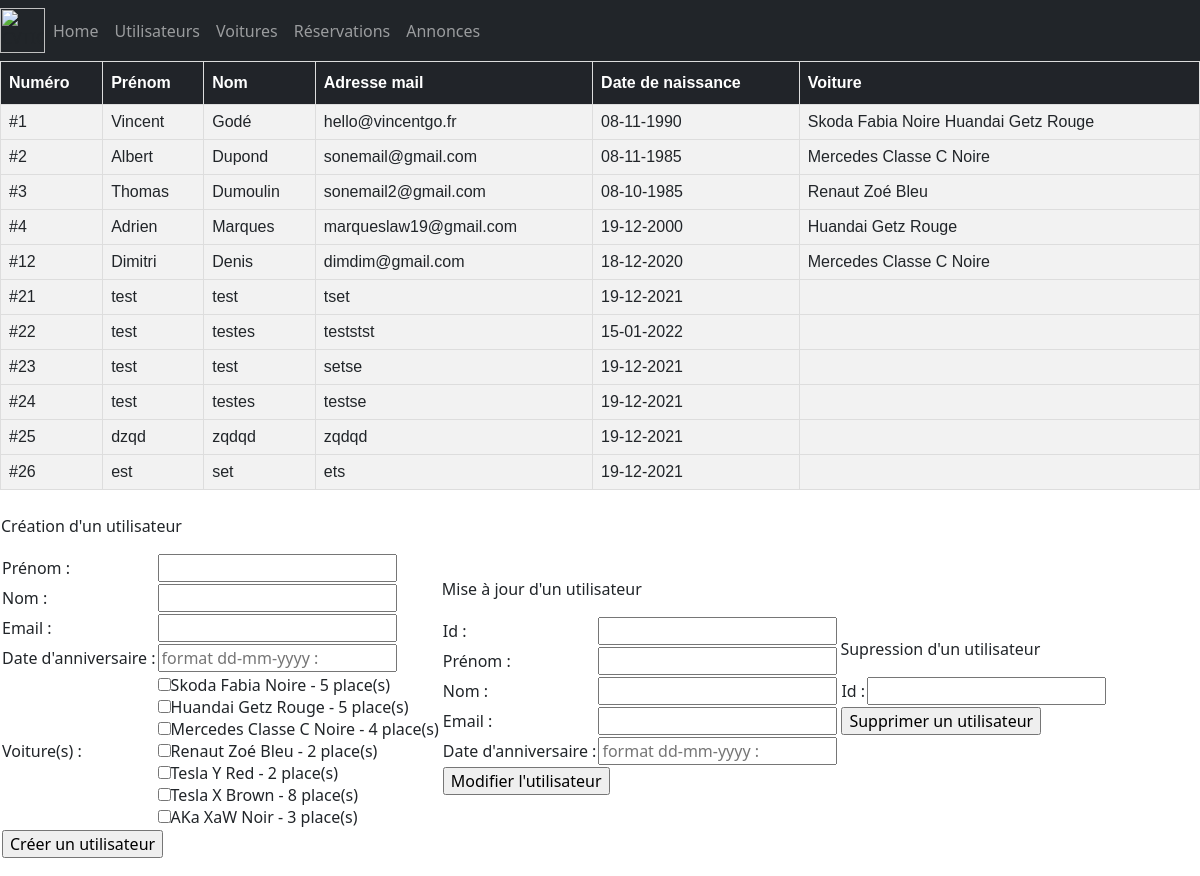
The app's page /users_crud.php, older data.
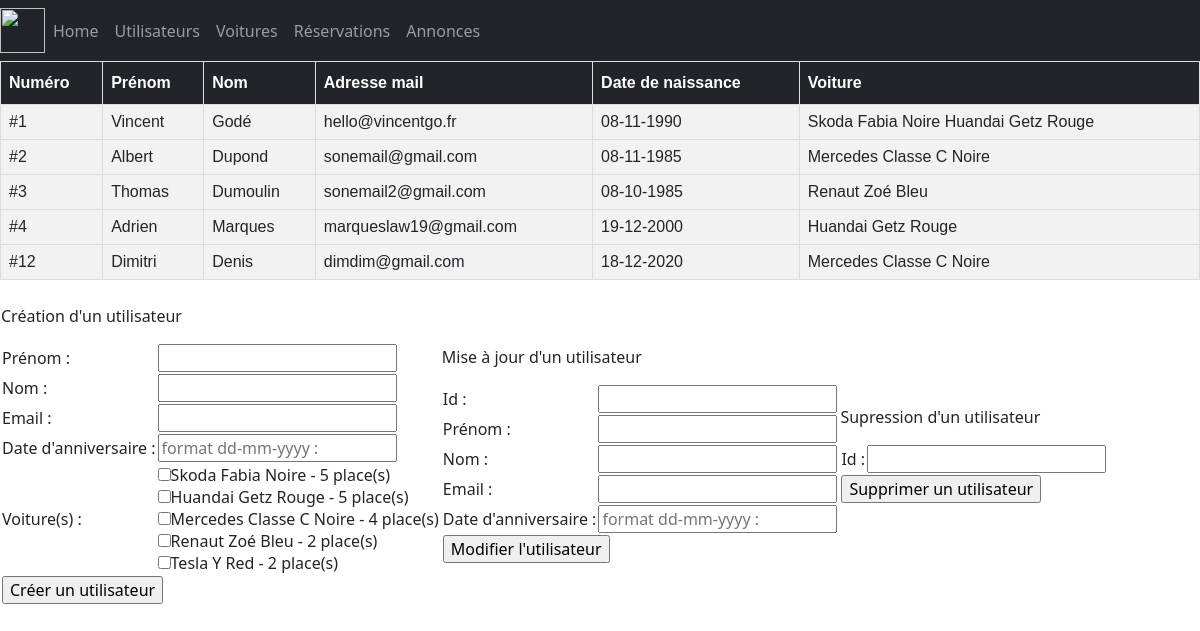
The same page, newer data.
### tables this page shows
CREATE TABLE `users` (
  `id` int NOT NULL,
  `firstname` varchar(255) NOT NULL,
  `lastname` varchar(255) NOT NULL,
  `email` varchar(255) NOT NULL,
  `birthday` datetime NOT NULL
);

CREATE TABLE `cars` (
  `id` int NOT NULL,
  `brand` varchar(255) NOT NULL,
  `model` varchar(255) NOT NULL,
  `color` varchar(255) NOT NULL,
  `nbrSlots` int NOT NULL
);

### class/Services/DataBaseService.php (called while the page is built, shortened)
<?php
class DataBaseService
{
    private $connection;
    public function __construct()
    {
        try {
            $this->connection = new PDO(
                'mysql:host=' . self::HOST . ';port=' . self::PORT . ';dbname=' . self::DATABASE_NAME,
                self::MYSQL_USER,
                self::MYSQL_PASSWORD
            );
            $this->connection->exec("SET CHARACTER SET utf8");
        } catch (Exception $e) {
            echo 'Erreur : ' . $e->getMessage();
        }
    }
    public function getUsers(): array
    {
        $users = [];
        $sql = 'SELECT * FROM users';
        $query = $this->connection->query($sql);
        $results = $query->fetchAll(PDO::FETCH_ASSOC);
        if (!empty($results)) {
            $users = $results;
        }
        return $users;
    }
    public function getUserCars(string $userId): array
    {
        $userCars = [];
        $data = [
            'userId' => $userId,
        ];
        $sql = '
            SELECT c.*
            FROM cars as c
            LEFT JOIN users_cars as uc ON uc.car_id = c.id
            WHERE uc.user_id = :userId';
        $query = $this->connection->prepare($sql);
        $query->execute($data);
        $results = $query->fetchAll(PDO::FETCH_ASSOC);
        if (!empty($results)) {
            $userCars = $results;
        }
        return $userCars;
    }
    public function getCars(): array
    {
        $cars = [];
        $sql = 'SELECT * FROM cars';
        $query = $this->connection->query($sql);
        $results = $query->fetchAll(PDO::FETCH_ASSOC);
        if (!empty($results)) {
            $cars = $results;
        }
        return $cars;
    }
}

### class/Services/UsersService.php (called while the page is built, shortened)
<?php
class UsersService
{
    public function getUsers(): array
    {
        $users = [];
        $dataBaseService = new DataBaseService();
        $usersDTO = $dataBaseService->getUsers();
        if (!empty($usersDTO)) {
            foreach ($usersDTO as $userDTO) {
                $user = new User();
                $user->setId($userDTO['id']);
                $user->setFirstname($userDTO['firstname']);
                $user->setLastname($userDTO['lastname']);
                $user->setEmail($userDTO['email']);
                $date = new DateTime($userDTO['birthday']);
                if ($date !== false) {
                    $user->setbirthday($date);
                }
                $cars = $this->getUserCars($userDTO['id']);
                $user->setCars($cars);
                $users[] = $user;
            }
        }
        return $users;
    }
    public function getUserCars(string $userId): array
    {
        $userCars = [];
        $dataBaseService = new DataBaseService();
        $usersCarsDTO = $dataBaseService->getUserCars($userId);
        if (!empty($usersCarsDTO)) {
            foreach ($usersCarsDTO as $userCarDTO) {
                $car = new Car();
                $car->setId($userCarDTO['id']);
                $car->setBrand($userCarDTO['brand']);
                $car->setModel($userCarDTO['model']);
                $car->setColor($userCarDTO['color']);
                $car->setNbrSlots($userCarDTO['nbrSlots']);
                $userCars[] = $car;
            }
        }
        return $userCars;
    }
}

### class/Services/CarsService.php (called while the page is built, shortened)
<?php
class CarsService
{
    public function getCars(): array
    {
        $cars = [];
        $dataBaseService = new DataBaseService();
        $carsDTO = $dataBaseService->getCars();
        if (!empty($carsDTO)) {
            foreach ($carsDTO as $carDTO) {
                $car = new Car();
                $car->setId($carDTO['id']);
                $car->setBrand($carDTO['brand']);
                $car->setModel($carDTO['model']);
                $car->setColor($carDTO['color']);
                $car->setNbrSlots($carDTO['nbrSlots']);
                $cars[] = $car;
            }
        }
        return $cars;
    }
}

### class/Entities/Car.php (called while the page is built, shortened)
<?php
class Car
{
    private $id;
    private $brand;
    private $model;
    private $color;
    private $nbrSlots;
    public function getId(): string
    {
        return $this->id;
    }
    public function setId(string $id): self
    {
        $this->id = $id;
        return $this;
    }
    public function getBrand(): string
    {
        return $this->brand;
    }
    public function setBrand(string $brand): self
    {
        $this->brand = $brand;
        return $this;
    }
    public function getModel(): string
    {
        return $this->model;
    }
    public function setModel(string $model): self
    {
        $this->model = $model;
        return $this;
    }
    public function getColor(): string
    {
        return $this->color;
    }
    public function setColor(string $color): self
    {
        $this->color = $color;
        return $this;
    }
    public function getNbrSlots(): int
    {
        return $this->nbrSlots;
    }
    public function setNbrSlots(int $nbrSlots): self
    {
        $this->nbrSlots = $nbrSlots;
        return $this;
    }
}

### class/Entities/User.php (called while the page is built, shortened)
<?php
class User
{
    private $id;
    private $firstname;
    private $lastname;
    private $email;
    private $birthday;
    private $cars;
    public function getId(): string
    {
        return $this->id;
    }
    public function setId(string $id): void
    {
        $this->id = $id;
    }
    public function getFirstname(): string
    {
        return $this->firstname;
    }
    public function setFirstname(string $firstname): void
    {
        $this->firstname = $firstname;
    }
    public function getLastname(): string
    {
        return $this->lastname;
    }
    public function setLastname(string $lastname): void
    {
        $this->lastname = $lastname;
    }
    public function getEmail(): string
    {
        return $this->email;
    }
    public function setEmail($email): void
    {
        $this->email = $email;
    }
    public function getBirthday(): DateTime
    {
        return $this->birthday;
    }
    public function setBirthday(DateTime $birthday): void
    {
        $this->birthday = $birthday;
    }
    public function getCars(): ?array
    {
        return $this->cars;
    }
    public function setCars(array $cars)
    {
        $this->cars = $cars;
        return $this;
    }
}

### users_crud.php (the view, shortened to what the changed rows need)
<head>
    <link href="css/style.css" rel="stylesheet" type="text/css">
  </head>
<?php
include_once 'menu/nav.php';
$controller = new UsersController();
$carsService = new CarsService();
$cars = $carsService->getCars();
echo $controller->getUsers();
?>
<br>
<table id="first_table">
    <tr>
        <td>
            <form method="post" action="users_crud.php" name ="userCreateForm">
                <table id="in_1">
                    <tr>
                        <td>
                            <label for="cars">Voiture(s) :</label>
                        </td>
                        <td>
                            <?php foreach ($cars as $car): ?>
                                <?php $carName = $car->getBrand() . ' ' . $car->getModel() . ' ' . $car->getColor(). ' - ' . $car->getNbrSlots().' place(s)'; ?>
                                <input type="checkbox" name="cars[]" value="<?php echo $car->getId(); ?>"><?php echo $carName; ?>
                                <br />
                            <?php endforeach; ?>
                        </td>
                    </tr>
                </table>
            </form>
        </td>
    </tr>
</table>

### class/Controllers/UsersController.php (shortened to what the changed rows need)
<?php
class UsersController
{
    public function getUsers(): string
    {
        $html = '<table class="table_af">' .
        '<tr>' .
        '<th>Numéro</th>' .
        '<th>Prénom</th>' .
        '<th>Nom</th>' .
        '<th>Adresse mail</th>' .
        '<th>Date de naissance</th>' .
        '<th>Voiture</th>' .
        '</tr>';
        $usersService = new UsersService();
        $users = $usersService->getUsers();
        foreach ($users as $user) {
            $carsHtml = '';
            if (!empty($user->getCars())) {
                foreach ($user->getCars() as $car) {
                    $carsHtml .= $car->getBrand() . ' ' . $car->getModel() . ' ' . $car->getColor() . ' ';
                }
            }
            $html .=
                '<tr>'.
                '<td>'. '#' . $user->getId() . ' ' . '</td>'.
                '<td>'. $user->getFirstname() . ' ' .'</td>'.
                '<td>'. $user->getLastname() . ' ' .'</td>'.
                '<td>'. $user->getEmail() . ' ' .'</td>'.
                '<td>'. $user->getBirthday()->format('d-m-Y') . ' ' .'</td>'.
                '<td>'. $carsHtml . ' '. '</td>'.
                '<tr>';
        }
        $html .= '</table>';
        return $html;
    }
}

Row changes from the older to the newer data that the page shows:
removed users: id "21", firstname "test", lastname "test", email "tset", format "19-12-2021"
removed users: id "22", firstname "test", lastname "testes", email "teststst", format "15-01-2022"
removed users: id "23", firstname "test", lastname "test", email "setse", format "19-12-2021"
removed users: id "24", firstname "test", lastname "testes", email "testse", format "19-12-2021"
removed users: id "25", firstname "dzqd", lastname "zqdqd", email "zqdqd", format "19-12-2021"
removed users: id "26", firstname "est", lastname "set", email "ets", format "19-12-2021"
removed cars: carName "Tesla X Brown - 8 place(s)"
removed cars: carName "AKa XaW Noir - 3 place(s)"
